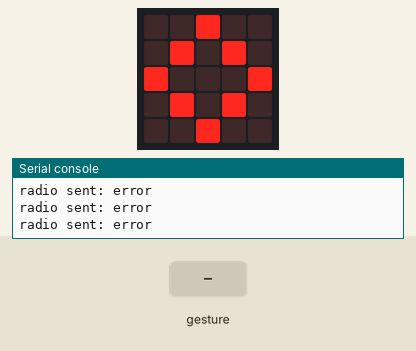
This program was run on a simulated BBC micro:bit running MicroPython. Parts: the board's 5×5 LED display, the last lines printed to the serial console. The inputs (shaded band) are chosen by the test bench. No radio messages arrive unless stated (any console line starting 'radio sent:' is added by the test bench); a tilt is held for 1.5 s and a shake lasts 1 s, then the board lies face up again.

Above: at 1.2 s.
1.3 s: gesture 'up'
At 1.8 s:
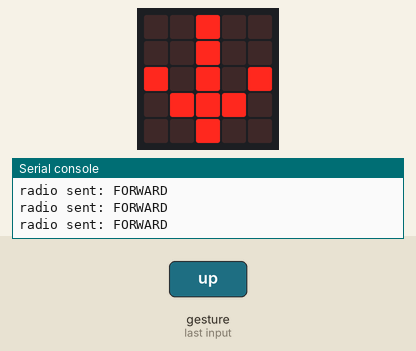
4.3 s: gesture 'down'
At 5.2 s:
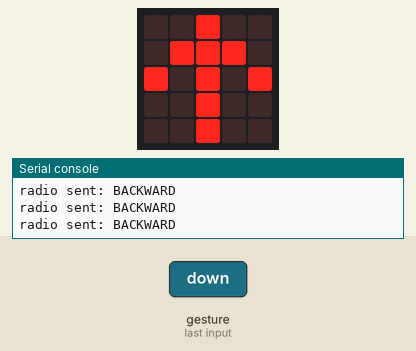
7.3 s: gesture 'left'
At 8.5 s:
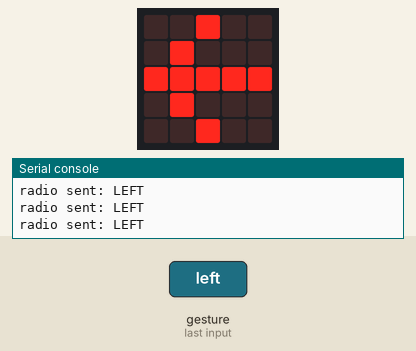
10.3 s: gesture 'right'
At 10.7 s:
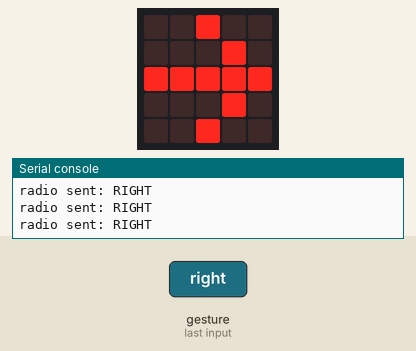
Timing chart, 0 to 13.3 s (numbered marks = the images above; inputs shaded):
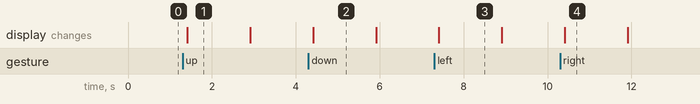

The program:

controller.py
```python
from microbit import *
import radio
class Controller:
    def __init__(self):
        radio.on()
        radio.config(channel=10)
        while (True):
            gesture = accelerometer.current_gesture()
            #self.sendRadio(gesture)
            if (gesture == "up"):
                display.show(Image.ARROW_S)
                radio.send('FORWARD')
            elif (gesture == "down"):
                display.show(Image.ARROW_N)
                radio.send('BACKWARD')
            elif (gesture == "left"):
                display.show(Image.ARROW_W)
                radio.send('LEFT')
            elif (gesture == "right"):
                display.show(Image.ARROW_E)
                radio.send('RIGHT')
            else:
                display.show(Image.DIAMOND)
                radio.send('error')
            sleep(20)
    def getRotation(self):
        return accelerometer.get_x(), accelerometer.get_y(), accelerometer.get_z()
c = Controller()
```

Measured:
- after the input at 1.3 s, the display: changes after 0.12 s (image 1)
- after the input at 4.3 s, the display: changes after 0.11 s (image 2)
- after the input at 7.3 s, the display: changes after 0.11 s (image 3)
- after the input at 10.3 s, the display: changes after 0.11 s (image 4)
- what the display in image 1 shows lasts 1.5 s, from 1.4 s to 2.9 s
